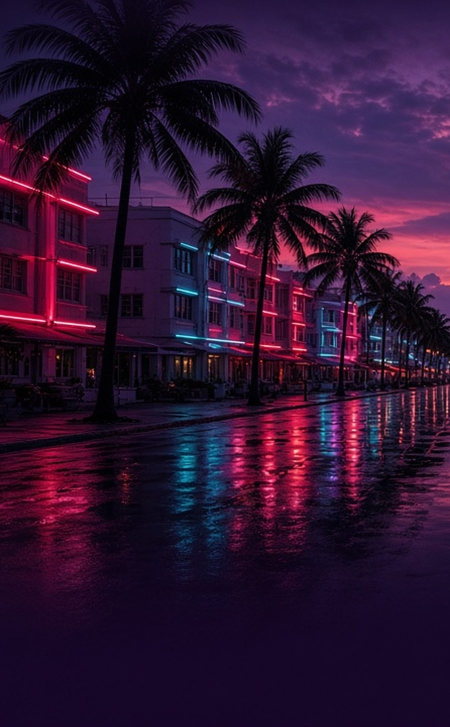
#> input picture web/wallpaper-m.jpg, 900 x 1453 px (shown at 1/2 size)
$ python -i promo_video.py   (imports and definitions only)
#> lines starting #> are read from the running program, lines starting #| are printed output that depends on the picture
import json
import math
import os
import subprocess  # nosec B404 - fixed ffmpeg argv, no untrusted input
import sys

from PIL import Image, ImageDraw, ImageFilter, ImageFont

W, H, FPS, DUR = 1280, 720, 30, 15.0
N = int(FPS * DUR)
G = "/usr/share/fonts/truetype/google-fonts/"
ANTON = G + "ofl/anton/Anton-Regular.ttf"
# [3 lines that did not run here, left out]
POP = G + "Poppins-Bold.ttf"
POPM = G + "Poppins-Medium.ttf"


def F(p, s):
    return ImageFont.truetype(p, s)


PINK, HOT, ORANGE, YEL, CYAN, WHITE = (
    (255, 60, 172),
    (255, 45, 120),
    (255, 140, 60),
    (255, 209, 102),
    (70, 230, 255),
    (255, 255, 255),
)


def ease(t):
    t = max(0.0, min(1.0, t))
    return 1 - (1 - t) ** 3


# [11 lines left out: functions back, win, not called in this run]


# data
# [2 lines not run here, left out]
# [1 line that did not run here, left out]
seen = {}
bars = []
# [9 lines not run here, left out]
# [1 line that did not run here, left out]


def background(t):
    z = 1.0 + 0.2 * (t / DUR)
    w, h = int(W * 1.25 / z * 1.0), int(H * 1.25 / z * 1.0)
    w = max(W, int(BG.width / (1 + 0.2 * t / DUR)))
    h = int(w * H / W)
    x = (BG.width - w) // 2 + int(20 * math.sin(t * 0.3))
    y = (BG.height - h) // 2
    return BG.crop((x, y, x + w, y + h)).resize((W, H), Image.BILINEAR)


def overlay(img, a):
    ov = Image.new("RGB", (W, H), (12, 4, 24))
    return Image.blend(img, ov, a)


# [41 lines left out: functions text_layer, glow, grad_text, not called in this run]


def put(img, lay):
    img.paste(lay, (0, 0), lay)
    return img


# [4 lines left out: function center_text, not called in this run]


fT = F(ANTON, 200)
fSub = F(POP, 34)
fH = F(ANTON, 66)
fS = F(POPM, 24)
fB = F(POP, 26)
fBig = F(ANTON, 130)
# [1 line that did not run here, left out]
fURL = F(ANTON, 84)
fSmall = F(POPM, 20)


def frame(i):
    t = i / FPS
    img = background(t)
    # darkness per scene
    dk = (
        0.30
        + 0.38 * win(t, 3.0, 8.2, 0.5, 0.5)
        + 0.32 * win(t, 8.0, 12.2, 0.4, 0.4)
        + 0.25 * win(t, 12.0, 15.1, 0.4, 0.1)
    )
    img = overlay(img, min(dk, 0.78)).convert("RGBA")
    # S1 title
    a1 = win(t, 0.0, 3.3, 0.6, 0.45)
    if a1 > 0:
        s = 0.86 + 0.14 * back((t - 0.0) / 0.9)
        tl = grad_text("GTASP10", fT, HOT, YEL, W / 2, H / 2 - 40, s, a1)
        img = put(img, glow(tl, 22, 1.6))
        img = put(img, tl)
        a = a1 * ease((t - 0.7) / 0.5)
        if a > 0:
            dy = 20 * (1 - ease((t - 0.7) / 0.5))
            lay = text_layer(
                lambda d: center_text(
                    d,
                    "THE GTA 6 MEMECOIN INDEX  ·  SOLANA",
                    fSub,
                    H / 2 + 95 + dy,
                    CYAN + (int(255 * a),),
                )
            )
            img = put(img, glow(lay, 10))
            img = put(img, lay)
    # S2 bars
    a2 = win(t, 3.1, 8.2, 0.4, 0.45)
    if a2 > 0:
        lay = text_layer(
            lambda d: (
                center_text(d, "TOP 10 GTA 6 COINS", fH, 78, WHITE + (int(255 * a2),)),
                center_text(
                    d,
                    "REBALANCED EVERY HOUR BY PUBLIC RULES  ·  LIVE INDEX",
                    fS,
                    132,
                    CYAN + (int(255 * a2),),
                ),
            )
        )
        img = put(img, glow(lay, 8))
        img = put(img, lay)
        bl = Image.new("RGBA", (W, H), (0, 0, 0, 0))
        bd = ImageDraw.Draw(bl)
        x0, x1, y0, rowh = 330, 1110, 178, 50
        mx = max(w for _, w in bars)
        for k, (tk, wv) in enumerate(bars):
            p = ease((t - 3.4 - k * 0.12) / 0.8) * a2
            if p <= 0:
                continue
            y = y0 + k * rowh
            L = int((x1 - x0) * (wv / mx) * p)
            f = k / 9
            col = tuple(int(PINK[j] + (CYAN[j] - PINK[j]) * f) for j in range(3))
            bd.rounded_rectangle(
                [x0, y + 8, x0 + max(L, 6), y + rowh - 10], radius=12, fill=col + (int(235 * a2),)
            )
            bb = bd.textbbox((0, 0), tk, font=fB)
            bd.text((x0 - 20 - (bb[2] - bb[0]), y + 9), tk, font=fB, fill=WHITE + (int(255 * a2),))
            if p > 0.6:
                bd.text(
                    (x0 + L + 14, y + 9),
                    f"{wv * min(1, p / 0.95):.1f}%",
                    font=fB,
                    fill=YEL + (int(255 * a2 * min(1, (p - 0.6) / 0.3)),),
                )
        img = put(img, glow(bl, 10, 0.8))
        img = put(img, bl)
    # S3 fees
    a3 = win(t, 8.0, 12.3, 0.35, 0.4)
    if a3 > 0:
        s = 0.9 + 0.1 * back((t - 8.0) / 0.7)
        tl = grad_text("100% OF FEES", fBig, YEL, ORANGE, W / 2, 175, s, a3)
        img = put(img, glow(tl, 18, 1.4))
        img = put(img, tl)
        a = a3 * ease((t - 8.45) / 0.4)
        if a > 0:
            tl2 = grad_text("GO TO HOLDERS", F(ANTON, 96), HOT, PINK, W / 2, 315, 1.0, a)
            img = put(img, glow(tl2, 16, 1.4))
            img = put(img, tl2)
        lines = [
            "PAID AUTOMATICALLY, EVERY DAY",
            "THE DEV NEVER SIGNS A PAYMENT",
            "HOLD LONGER, EARN UP TO 10×",
        ]
        for k, ln in enumerate(lines):
            a = a3 * ease((t - 9.1 - k * 0.45) / 0.4)
            if a <= 0:
                continue
            dx = 40 * (1 - ease((t - 9.1 - k * 0.45) / 0.4))
            lay = text_layer(
                lambda d, ln=ln, k=k, a=a, dx=dx: (
                    d.ellipse(
                        [340 + dx, 432 + k * 70, 358 + dx, 450 + k * 70],
                        fill=CYAN + (int(255 * a),),
                    ),
                    d.text((380 + dx, 420 + k * 70), ln, font=fL, fill=WHITE + (int(255 * a),)),
                )
            )
            img = put(img, glow(lay, 8))
            img = put(img, lay)
    # S4 end card
    a4 = win(t, 12.1, 15.2, 0.45, 0.01)
    if a4 > 0:
        s = back((t - 12.1) / 0.7)
        sz = int(250 * max(0.01, s))
        lg = logo.resize((sz, sz), Image.LANCZOS)
        m = Image.new("L", (sz, sz), 0)
        ImageDraw.Draw(m).ellipse([0, 0, sz, sz], fill=int(255 * a4))
        ring = Image.new("RGBA", (W, H), (0, 0, 0, 0))
        rd = ImageDraw.Draw(ring)
        cx, cy = 330, H // 2 - 10
        rd.ellipse(
            [cx - sz / 2 - 8, cy - sz / 2 - 8, cx + sz / 2 + 8, cy + sz / 2 + 8],
            outline=PINK + (int(255 * a4),),
            width=6,
        )
        img = put(img, glow(ring, 16, 1.5))
        img = put(img, ring)
        img.paste(lg, (cx - sz // 2, cy - sz // 2), m)
        tl = grad_text("GTASP10", F(ANTON, 120), HOT, YEL, 830, 250, 1.0, a4)
        img = put(img, glow(tl, 18, 1.4))
        img = put(img, tl)
        a = a4 * ease((t - 12.6) / 0.4)
        if a > 0:
            lay = text_layer(
                lambda d: (
                    center_text(d, "gtasp10.xyz", fURL, 395, CYAN + (int(255 * a),), 830),
                    center_text(d, "@GTASP10 on X", fB, 480, WHITE + (int(255 * a),), 830),
                )
            )
            img = put(img, glow(lay, 12, 1.2))
            img = put(img, lay)
        a = a4 * ease((t - 13.0) / 0.4)
        if a > 0:
            lay = text_layer(
                lambda d: center_text(
                    d,
                    "Not financial advice. Memecoins are high risk.",
                    fSmall,
                    H - 36,
                    (200, 190, 220, int(230 * a)),
                )
            )
            img = put(img, lay)
    return img.convert("RGB")


out = sys.argv[4]
# [30 lines that did not run here, left out]
only = sys.argv[5:] if len(sys.argv) > 5 else None
# [13 lines not run here, left out]

>>> import cv2
>>> picture = cv2.imread('../../web/wallpaper-m.jpg', cv2.IMREAD_GRAYSCALE)
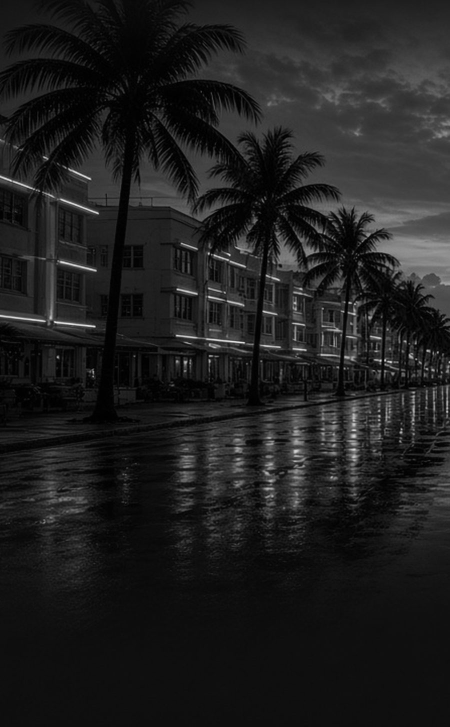
#> picture: shape (1453, 900) (shown at 1/2 size); min 0, max 248, mean 30.9
>>> result = frame(picture)
#> (the run stopped early here; a loop or call above may not have finished)
